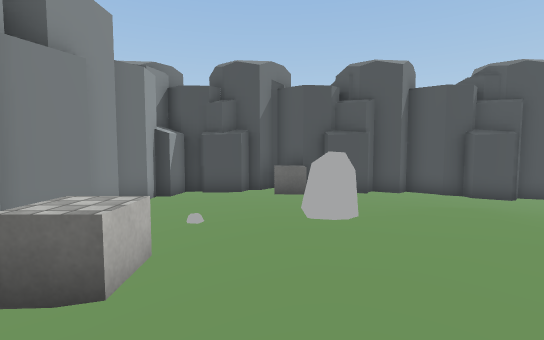
View 1 (above)

16 first-person views from a walk through a Unity game level. The camera is 1.3 m above the floor, tilts 4° down and sees 85° across. The floor is counted in squares, 1 m on a side. Each view is taken from the middle of a square. On the plan, view 1 faces up. The plan holds only what a view shows up to about 14 squares ahead; the rest is blank. The place goes on beyond the plan. The player is left out. Some animated figures are not drawn. Some surface patterns are stand-ins.

View 2
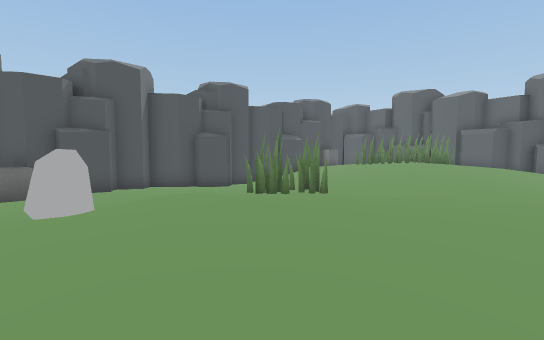

View 3
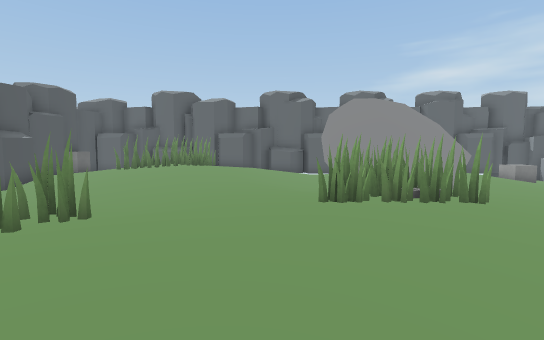

View 4
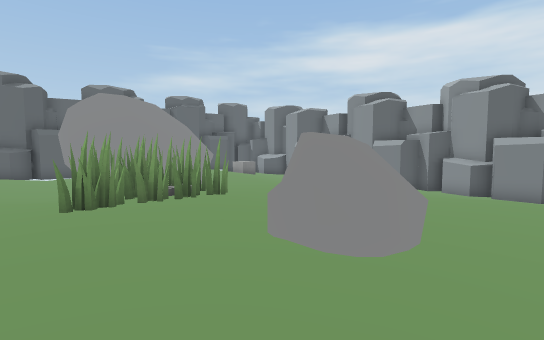

View 5
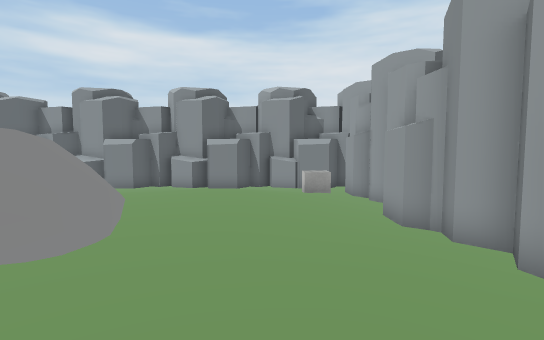

View 6
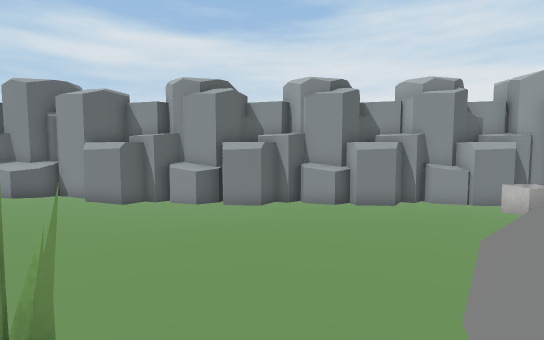

View 7
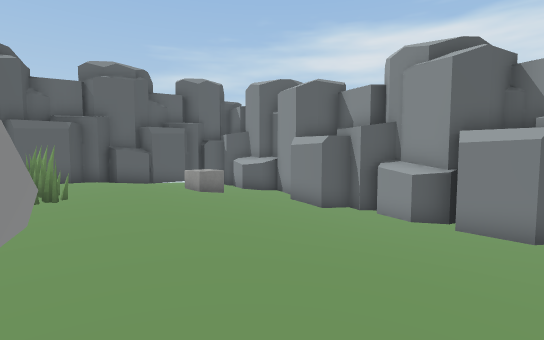

View 8
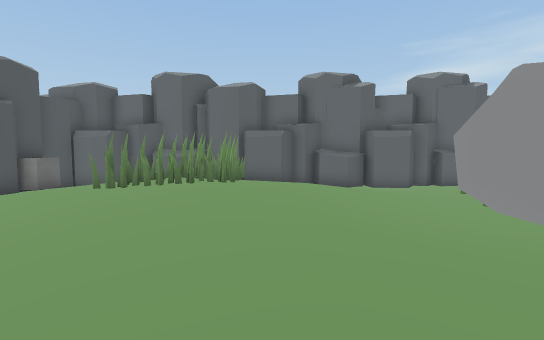

View 9
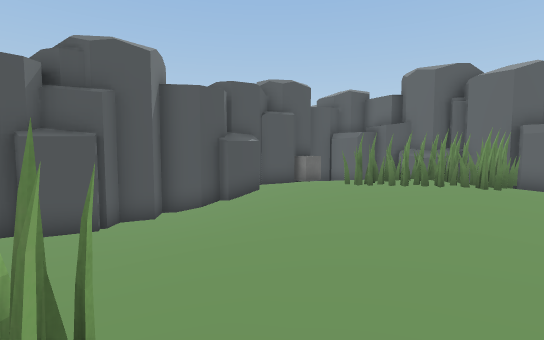

View 10
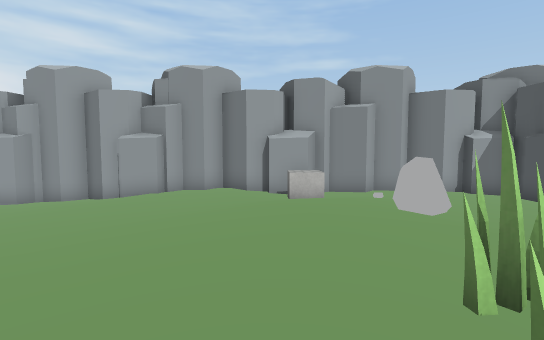

View 11
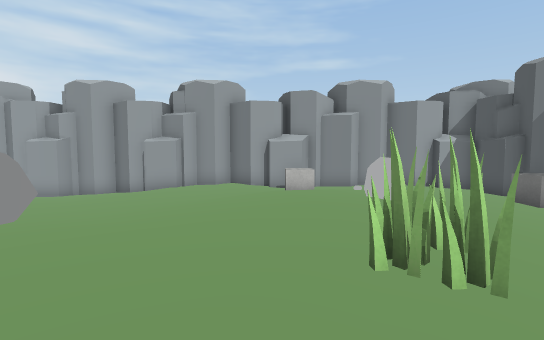

View 12
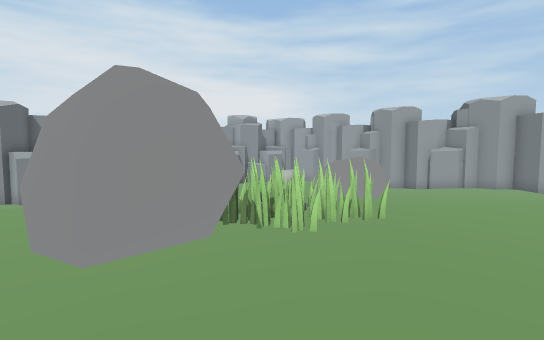

View 13
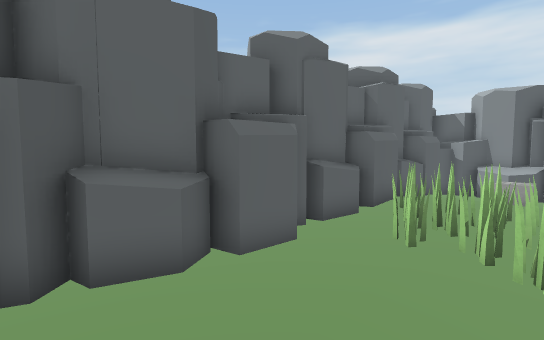

View 14
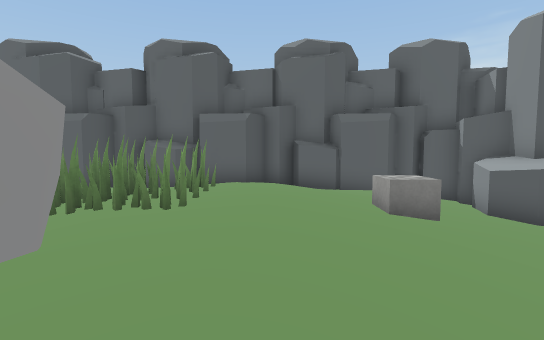

View 15
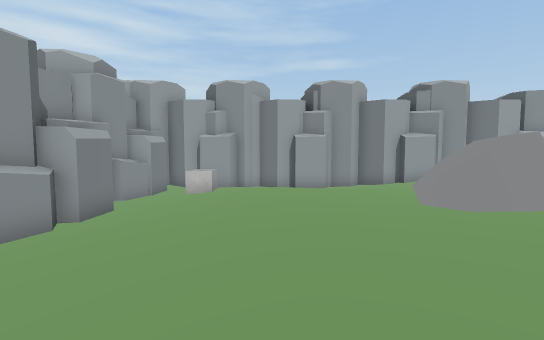

View 16
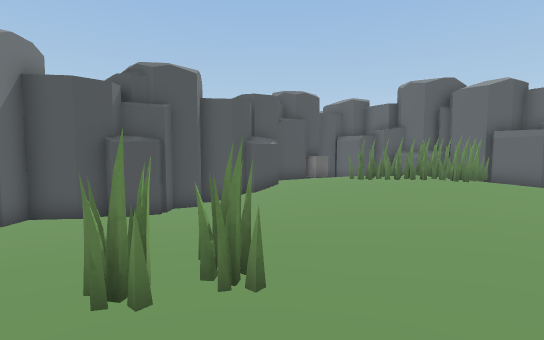

### Floor plan
Key: @ floor where view 1 was taken; # wall or solid block; . main floor; : floor 0.25 m higher than the main floor; - floor 0.25 m lower than the main floor; + floor 0.5 m higher than the main floor; _ floor 0.5 m lower than the main floor; * floor 0.75 m higher than the main floor; / step, stairs or slope; ^ raised ledge; C cube; R rock; O other object.
Columns run from 4 left of view 1 to 19 right of it. Each row starts with its distance up from view 1.
 11    ###  ###  ###
 10  ###C####-####_###### #
  9 ##.....-----__-///::  #
  8 ##.......-----////+:  ##
  7 #.........---////:++  ##
  6 #....../...-..///+O   ^^
  5 #../:R/::......//++O  ##
  4 #../:::::OO...://+**O  #
  3 ##C/:::+::O...://**+  ##
  2 ##..:::::::.::::/+++  ##
  1 ##...:::::::::::///+ :##
  0 #...@..:::::::://///::^#
 -1 #.......::::::....//:.^#
 -2 ##.......::::..RRR./..##
 -3 ##-....RR:::O.RRRR-...##
 -4 ##---..RR:::O:RR R....##
 -5 #_---..RR...:.RR R....##
 -6 #_--..........RRRR::O.^#
 -7 ##-/............R:::::##
 -8 ##-/............::::::##
 -9 #_//.............:::::##
-10 #_---...--//////////:.^#
-11 ##----//----__/--/////##
-12 ##C__/----____/----C  #
-13  #_______________-----#
-14  #######^####^####-^^-#
-15        ###  ###########

Positions as (right, up) in squares from view 1, and headings:
1: (0, 0), facing up
2: (0, -1), facing up-right
3: (1, 0), facing right
4: (1, 0), facing down-right
5: (0, 0), facing down
6: (6, -3), facing down
7: (6, -6), facing down-right
8: (6, 2), facing right
9: (6, 2), facing up-right
10: (7, 2), facing left
11: (9, 2), facing left
12: (14, 2), facing down-left
13: (14, 1), facing down-right
14: (9, -9), facing right
15: (10, -9), facing left
16: (4, 1), facing up-right
